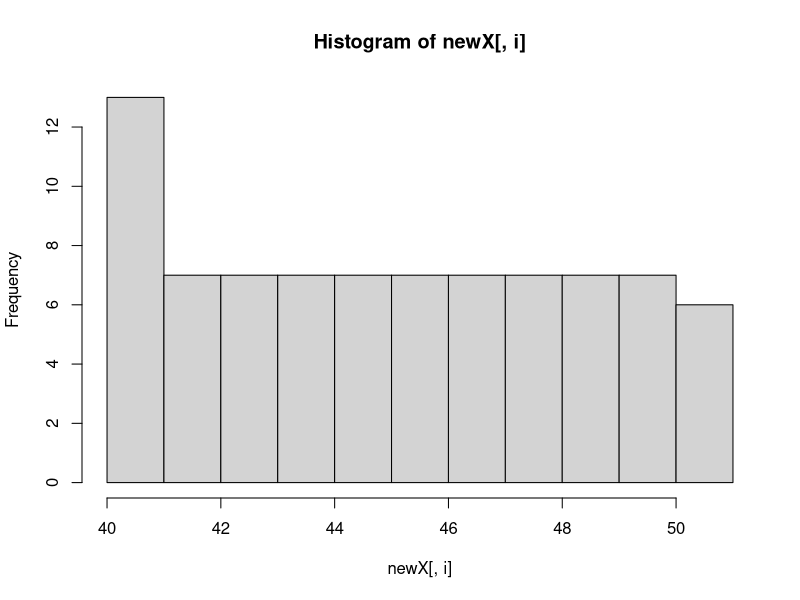
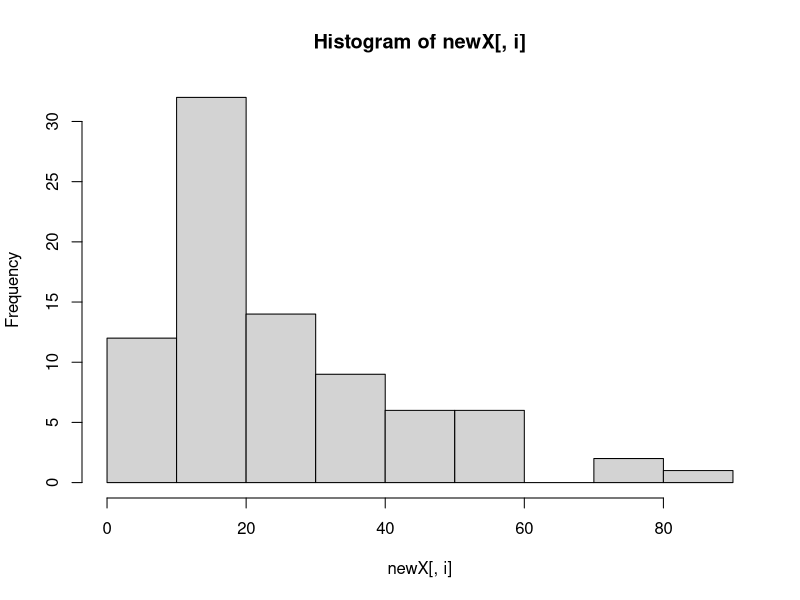
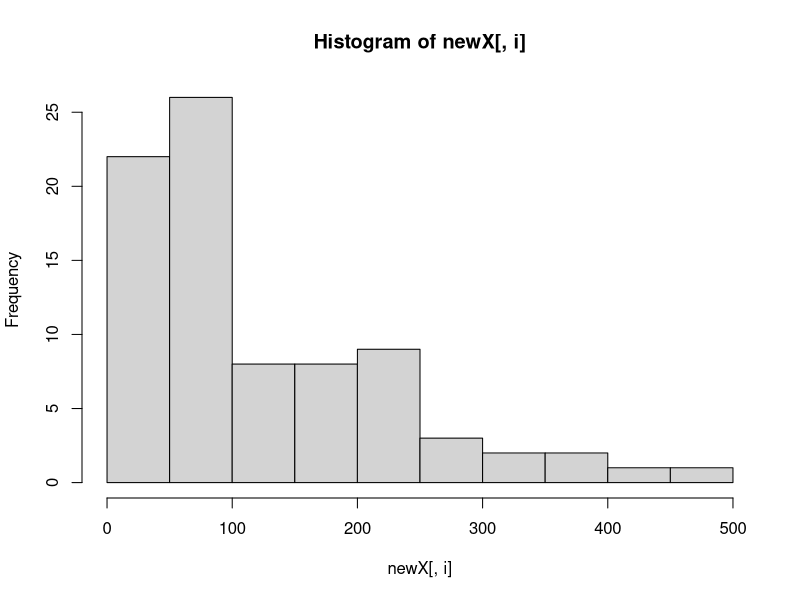

Recreate these plots in R, in order.
## ---- chunk 1
#install.packages("devtools")
#library(devtools)
#install_github("rga", "skardhamar") 
#library(rga)
#rga.open(instance = "ga")
## ---- chunk 2
#ga$getProfiles()

#id <- '콘솔창에 나온 아이디'
#start.date <- "2014-09-29"
#end.date <- "2014-12-19"

#gatest<-ga$getData(id,batch = TRUE, walk = TRUE, start.date, end.date, dimensions = "ga:date, ga:week", metrics = "ga:visits,ga:pageviews")

# 계속 쓸 수 있도록 저장해놓자.
#write.csv(gatest, './gatest.csv')

# 그리고 다시 로딩
gatest <- read.csv('./gatest.csv')
                   
# 데이터 확인                   
attributes(gatest) 
head(gatest)
## ---- chunk 3
# 기초 통계량
summary(gatest[,c(-1, -2)]) 
# 히스토그램(분포)
apply(gatest[,c(-1, -2)], 2, hist) 
## ---- chunk 4
#install.packages("ggplot2")
#install.packages("grid")
#install.packages("gridExtra")
library(ggplot2) 
library(grid) 
library(gridExtra)

p1 <- ggplot(gatest, aes(x=week, y=visits, fill=week)) + geom_boxplot() 
p2 <- ggplot(gatest, aes(x=week, y=pageviews, fill=week)) + geom_boxplot() 
#grid.arrange(p1, p2, ncol = 2, main = "Biopython Visit Statistics")
